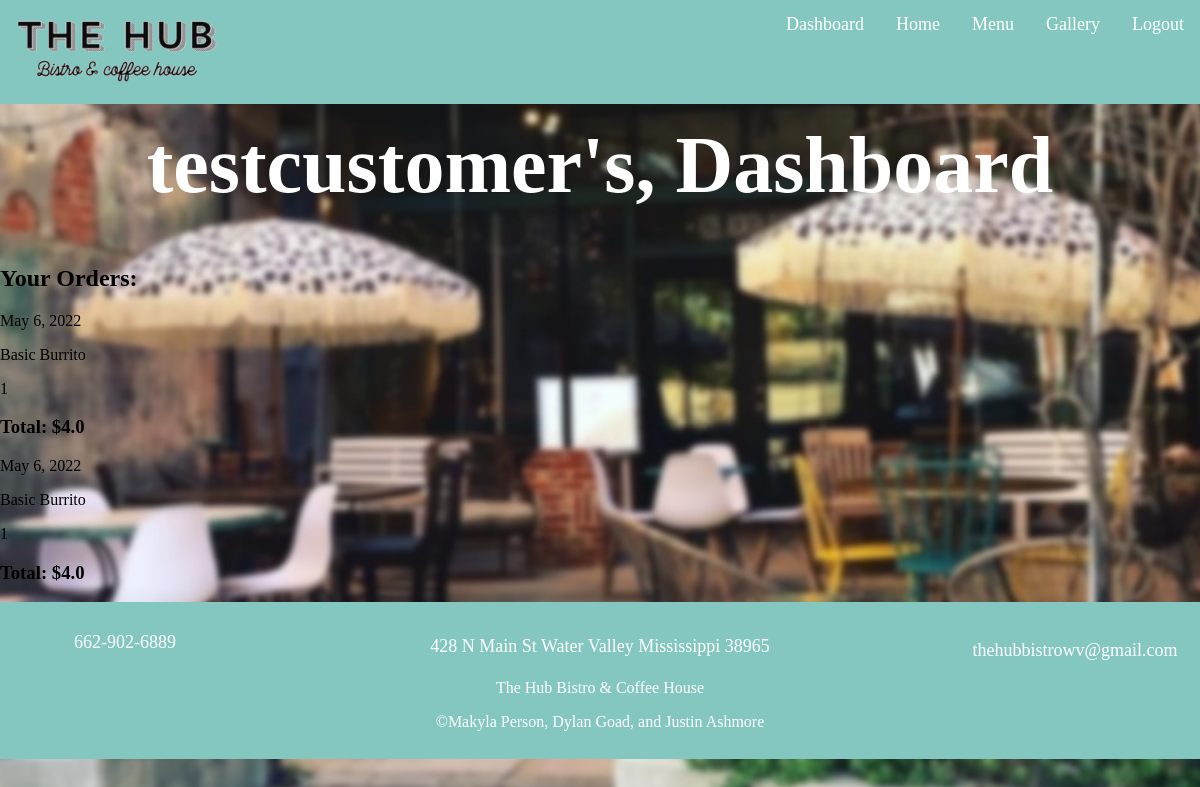
The page /dashboard/ (signed in) on the database its author committed.
### HUB/models.py (models this page shows, shortened)
class Order(models.Model):
    id = models.AutoField(primary_key=True)
    user = models.ForeignKey(settings.AUTH_USER_MODEL, on_delete=models.CASCADE, default=1)
    date = models.DateField(default=timezone.now)
    is_paid_for = models.BooleanField(default=False)
    @property
    def get_order_total(self):
        orderitems = self.orderitem_set.all()
        total = sum([item.get_total for item in orderitems])
        return total

class OrderItem(models.Model):
    order = models.ForeignKey(Order, on_delete=models.CASCADE, default="")
    title = models.CharField(max_length=200)
    price = models.FloatField()
    quantity = models.IntegerField(default=1)
    extra = models.TextField(max_length=200, null=True)
    @property
    def get_total(self):
        return self.price

### HUB/views.py (the view)
# urls.py: path('dashboard/', views.customer_dashboard, name="dashboard-page"),
def customer_dashboard(request):
    if request.user.is_authenticated:
        cust_orders = Order.objects.filter(user=request.user)
    else:
        messages.info(request, 'Please login (or register) to view dashboard.')
        return redirect('login-page')
    context = {'cust_orders': cust_orders}
    return render(request, 'dashboard.html', context)

### HUB/templatetags/auth_extras.py (called while the page is built)
@register.filter(name='has_group')
def has_group(user, group_name):
    group = Group.objects.get(name=group_name)
    return True if group in user.groups.all() else False

### HUB/templates/dashboard.html (shortened to what this page needs)
{% extends 'base.html' %}
{%block content%}
    <h1 class="username">{{user.username}}'s, Dashboard</h1>
    <h2>Your Orders:</h2>
    <div class="ordersContainer">
        {% for order in cust_orders %}
        <section class="card">
            <p class="custName">{{order.date}}</p>
            <div class="itemCont">
                {% for item in order.orderitem_set.all %}
                <p class="itemInfo">{{item.title}}</p>
                <p class="itemInfo">{{item.quantity}}</p>
                {%endfor%}
            </div>
            <h3 class="orderTotal">Total: ${{order.get_order_total}}</h3>
        </section
        {%endfor%}
{%endblock%}

### HUB/static/styles.css (style rules this page uses)
body { background: url("images/blurredCrop.jpg"); background-attachment: fixed; background-size: cover; margin: 0; width: 100%; }
html { margin: 0; }
.card { flex: 0 1 24%; }
.username { text-align: center; margin-top: 10%; font-size: 5em; color: white; }

### rows shown on the page
Order: date "May 6, 2022", get_order_total "4.0"
OrderItem: title "Basic Burrito", quantity "1"
Order: date "May 6, 2022", get_order_total "4.0"
OrderItem: title "Basic Burrito", quantity "1"

### other values the page prints
{{ user.username }} "testcustomer"
